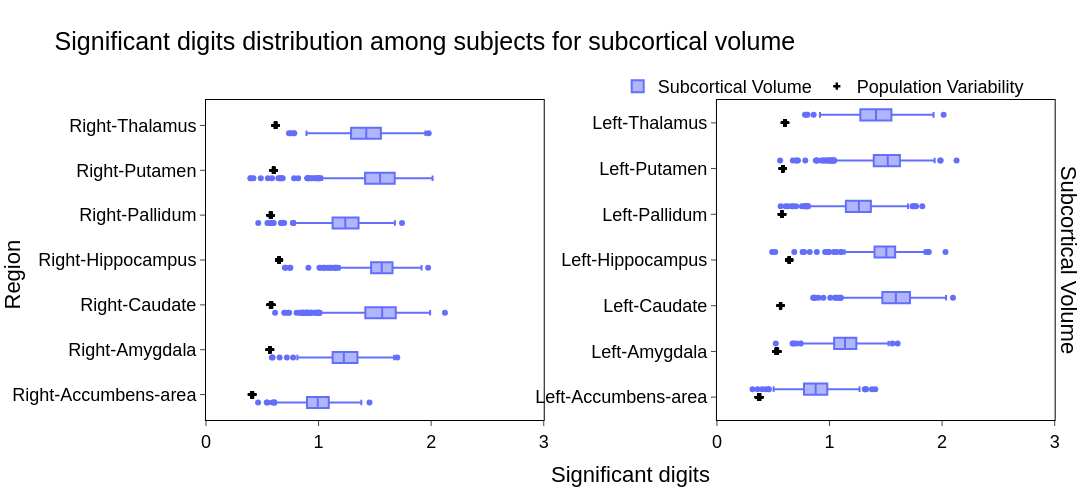

Notebook code cell kept with this figure:
### Code cell
import plotly.colors as pc
from plotly.subplots import make_subplots


blue = pc.qualitative.Plotly[0]
red = pc.qualitative.Plotly[1]
green = pc.qualitative.Plotly[2]

color_map = {"Left": red, "Right": green}

fig = make_subplots(
    rows=1,
    cols=2,
    horizontal_spacing=0.20,
    vertical_spacing=0.0025,
    shared_xaxes=True,
    x_title="Significant digits",
    y_title="Region",
    row_titles=["Subcortical Volume"],
)

for i, metric in enumerate(["subcortical_volume"], start=1):
    sub_data_metric = sub_sd_data[metric]
    sub_data_metric["sig1"]["region"] = sub_data_metric["sig1"]["region"].astype(
        pd.CategoricalDtype(categories=subcortical_volume_labels, ordered=True)
    )
    sub_data_metric["sig2"]["region"] = sub_data_metric["sig2"]["region"].astype(
        pd.CategoricalDtype(categories=subcortical_volume_labels, ordered=True)
    )
    sub_data_metric["subvar1"]["region"] = sub_data_metric["subvar1"]["region"].astype(
        pd.CategoricalDtype(categories=subcortical_volume_labels, ordered=True)
    )
    sub_data_metric["subvar2"]["region"] = sub_data_metric["subvar2"]["region"].astype(
        pd.CategoricalDtype(categories=subcortical_volume_labels, ordered=True)
    )

    fig1 = px.box(sub_data_metric["sig1"], x="significant_digits", y="region")
    fig2 = px.box(sub_data_metric["sig2"], x="significant_digits", y="region")

    for data in fig1.data:
        data.showlegend = False
        data.legendgroup = "Subcortical Volume"
        data.name = "Subcortical Volume"
        fig.add_trace(data, row=i, col=1)

    for data in fig2.data:
        data.showlegend = False
        fig.add_trace(data, row=i, col=2)

    cross1 = px.scatter(
        sub_data_metric["subvar1"],
        x="significant_digits",
        y="region",
        color_discrete_sequence=["black"],
    )
    cross2 = px.scatter(
        sub_data_metric["subvar2"],
        x="significant_digits",
        y="region",
        color_discrete_sequence=["black"],
    )

    for data in cross1.data:
        data.showlegend = False
        data.legendgroup = "Population Variability"
        data.name = "Population Variability"
        data.marker.symbol = "cross"
        fig.add_trace(data, row=i, col=1)

    for data in cross2.data:
        data.showlegend = False
        data.marker.symbol = "cross"
        fig.add_trace(data, row=i, col=2)


fig.data[0].showlegend = True
fig.data[1].showlegend = False
fig.data[2].showlegend = True

fig.update_layout(
    boxmode="group",
    title="Significant digits distribution among subjects",
    legend=dict(
        title="",
        tracegroupgap=0,
        orientation="h",
        yanchor="top",
        y=1.10,
        xanchor="right",
        x=0.95,
        bgcolor="rgba(255, 255, 255, 0)",
    ),
    margin=dict(l=200, r=20, t=100, b=80),
    font=dict(size=22),
    paper_bgcolor="white",
    plot_bgcolor="white",
)

fig.update_xaxes(range=[0, 3])
fig.update_yaxes(
    title_font=dict(size=22),
    tickfont=dict(size=18),
)
fig.update_layout(font=dict(family="Helvetica, sans-serif", size=18, color="black"))
# significant digits
fig.layout.annotations[-2].yshift = -40
# region label
fig.layout.annotations[-1].xshift = -180
# y-labels
fig.layout.annotations[-1].yshift = -15

fig.update_xaxes(
    mirror=True, ticks="outside", showline=True, linewidth=1, linecolor="black"
)
fig.update_yaxes(
    mirror=True, ticks="outside", showline=True, linewidth=1, linecolor="black"
)

fig.update_annotations(
    font_size=22,
    font_family="Helvetica, sans-serif",
    font_color="black",
)

fig.update_layout(
    width=1300,
    height=500,
    title="Significant digits distribution among subjects for subcortical volume",
)
save_figure(
    fig,
    figures_dir / "significant_digits_subcortical_volume",
    width=1300,
    height=600,
    scale=2,
    formats=["pdf", "png"],
)
filename = figures_dir / "significant_digits_subcortical_volume"
print(f"Figure saved to: {anondir(filename)}")
display(Image(filename.with_suffix(".png")))

### Figure 1 — Plotly figure (JSON) as saved in the notebook; plotly's stock layout.template omitted (floating-point values rounded to 4 significant figures; data arrays with more than 128 entries replaced by an {"elided": "..."} marker saying what was removed)
{"data": [{"alignmentgroup": "True", "hovertemplate": "significant_digits=%{x}<br>region=%{y}<extra></extra>", "legendgroup": "Subcortical Volume", "marker": {"color": "#636efa"}, "name": "Subcortical Volume", "notched": false, "offsetgroup": "", "orientation": "h", "showlegend": true, "type": "box", "x": {"elided": "17088 float values"}, "x0": " ", "xaxis": "x", "y": {"elided": "17088 str values"}, "y0": " ", "yaxis": "y"}, {"alignmentgroup": "True", "hovertemplate": "significant_digits=%{x}<br>region=%{y}<extra></extra>", "legendgroup": "", "marker": {"color": "#636efa"}, "name": "", "notched": false, "offsetgroup": "", "orientation": "h", "showlegend": false, "type": "box", "x": {"elided": "17088 float values"}, "x0": " ", "xaxis": "x2", "y": {"elided": "17088 str values"}, "y0": " ", "yaxis": "y2"}, {"hovertemplate": "significant_digits=%{x}<br>region=%{y}<extra></extra>", "legendgroup": "Population Variability", "marker": {"color": "black", "symbol": "cross"}, "mode": "markers", "name": "Population Variability", "orientation": "h", "showlegend": true, "type": "scatter", "x": {"elided": "832 float values"}, "xaxis": "x", "y": {"elided": "832 str values"}, "yaxis": "y"}, {"hovertemplate": "significant_digits=%{x}<br>region=%{y}<extra></extra>", "legendgroup": "", "marker": {"color": "black", "symbol": "cross"}, "mode": "markers", "name": "", "orientation": "h", "showlegend": false, "type": "scatter", "x": {"elided": "832 float values"}, "xaxis": "x2", "y": {"elided": "832 str values"}, "yaxis": "y2"}], "layout": {"annotations": [{"font": {"color": "black", "family": "Helvetica, sans-serif", "size": 22}, "showarrow": false, "text": "Subcortical Volume", "textangle": 90, "x": 0.98, "xanchor": "left", "xref": "paper", "y": 0.5, "yanchor": "middle", "yref": "paper"}, {"font": {"color": "black", "family": "Helvetica, sans-serif", "size": 22}, "showarrow": false, "text": "Significant digits", "x": 0.49, "xanchor": "center", "xref": "paper", "y": 0, "yanchor": "top", "yref": "paper", "yshift": -40}, {"font": {"color": "black", "family": "Helvetica, sans-serif", "size": 22}, "showarrow": false, "text": "Region", "textangle": -90, "x": 0, "xanchor": "right", "xref": "paper", "xshift": -180, "y": 0.5, "yanchor": "middle", "yref": "paper", "yshift": -15}], "boxmode": "group", "font": {"color": "black", "family": "Helvetica, sans-serif", "size": 18}, "height": 500, "legend": {"bgcolor": "rgba(255, 255, 255, 0)", "orientation": "h", "title": {"text": ""}, "tracegroupgap": 0, "x": 0.95, "xanchor": "right", "y": 1.1, "yanchor": "top"}, "margin": {"b": 80, "l": 200, "r": 20, "t": 100}, "paper_bgcolor": "white", "plot_bgcolor": "white", "title": {"text": "Significant digits distribution among subjects for subcortical volume"}, "width": 1300, "xaxis": {"anchor": "y", "domain": [0.0, 0.39], "linecolor": "black", "linewidth": 1, "mirror": true, "range": [0, 3], "showline": true, "ticks": "outside"}, "xaxis2": {"anchor": "y2", "domain": [0.59, 0.98], "linecolor": "black", "linewidth": 1, "mirror": true, "range": [0, 3], "showline": true, "ticks": "outside"}, "yaxis": {"anchor": "x", "domain": [0.0, 1.0], "linecolor": "black", "linewidth": 1, "mirror": true, "showline": true, "tickfont": {"size": 18}, "ticks": "outside", "title": {"font": {"size": 22}}}, "yaxis2": {"anchor": "x2", "domain": [0.0, 1.0], "linecolor": "black", "linewidth": 1, "mirror": true, "showline": true, "tickfont": {"size": 18}, "ticks": "outside", "title": {"font": {"size": 22}}}}}
